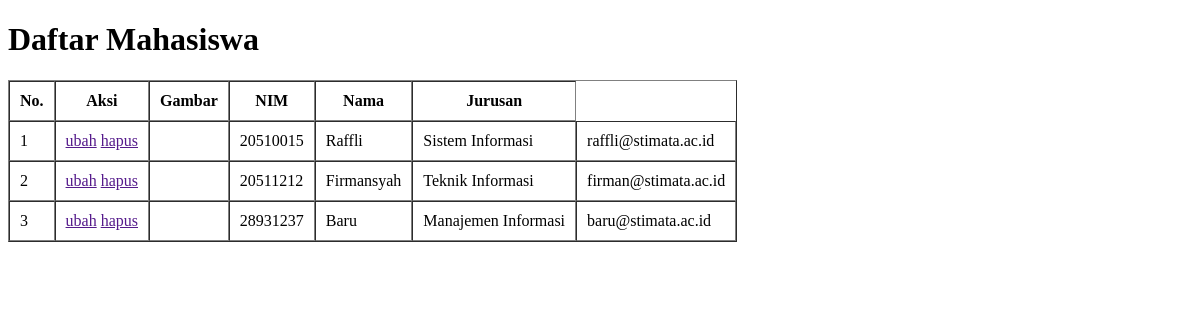
Before: / with the older database file.
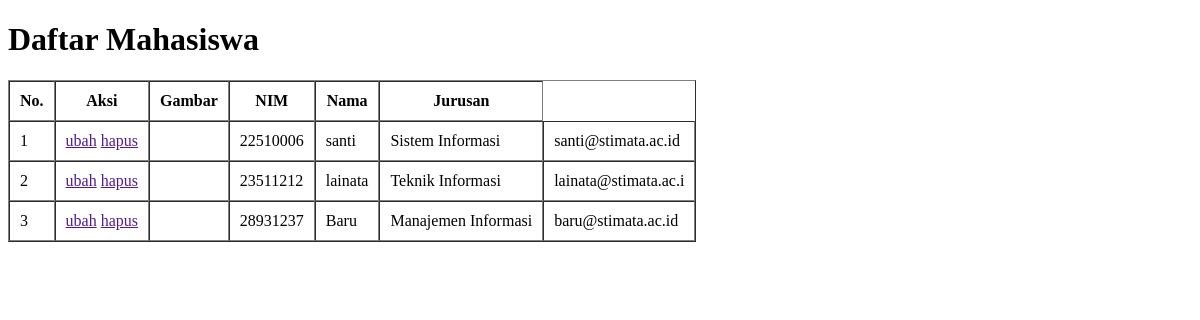
After: the same page with the newer database file.
### tables this page shows
CREATE TABLE `data_mhs` (
  `id` int(11) NOT NULL,
  `nama` varchar(50) NOT NULL,
  `nim` varchar(10) NOT NULL,
  `email` varchar(20) NOT NULL,
  `jurusan` varchar(20) NOT NULL,
  `gambar` varchar(20) NOT NULL
);

### functions.php (called while the page is built)
<?php
    $koneksi = mysqli_connect("localhost", "root", "", "mahasiswa");
    function query($query) {
        global $koneksi;
        $result = mysqli_query($koneksi, $query);
        return $result;
    }
?>

### index.php (the view, shortened to what this page needs)
<?php
    require 'functions.php';
    $mahasiswa = query("SELECT * FROM data_mhs");
?>
<!DOCTYPE html>
<html lang="en">
<head>
</head>
<body>
    <h1>Daftar Mahasiswa</h1>
    <table border="1" cellpadding="10" cellspacing="0">
        <tr>
            <th>No.</th>
            <th>Aksi</th>
            <th>Gambar</th>
            <th>NIM</th>
            <th>Nama</th>
            <th>Jurusan</th>
        </tr>
        <?php $i = 1; ?>
        <?php foreach ($mahasiswa as $row) : ?>
        <tr>
            <td><?= $i ?></td>
            <td>
                <a href="">ubah</a>
                <a href="">hapus</a>
            </td>
            <td>
            </td>
            <td><?= $row['nim'] ?></td>
            <td><?= $row['nama'] ?></td>
            <td><?= $row['jurusan'] ?></td>
            <td><?= $row['email'] ?></td>
        </tr>
        <?php $i++; ?>
        <?php endforeach; ?>
    </table>
</body>
</html>

Changed rows visible on the page:
changed data_mhs "Sistem Informasi": nim "20510015" → "22510006"; nama "Raffli" → "santi"; email "raffli@stimata.ac.id" → "santi@stimata.ac.id"
changed data_mhs "Teknik Informasi": nim "20511212" → "23511212"; nama "Firmansyah" → "lainata"; email "firman@stimata.ac.id" → "lainata@stimata.ac.i"
